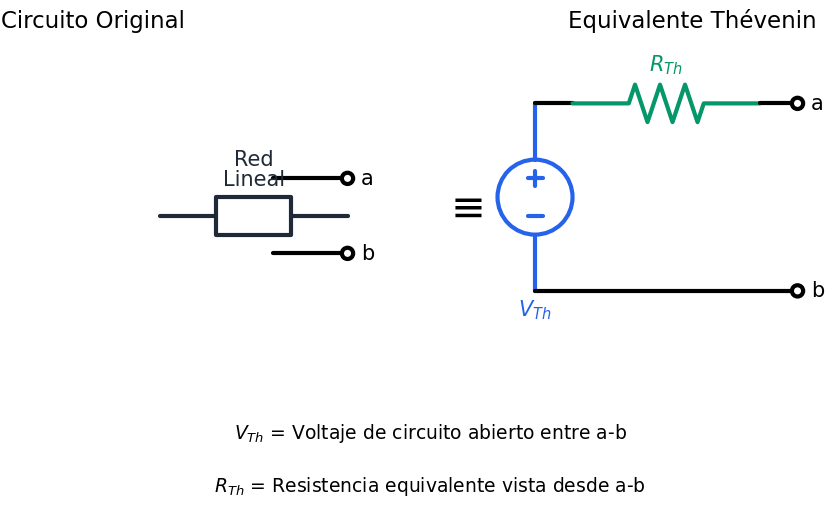

This chart was generated by the following Python code:
#!/usr/bin/env python3
"""
fig_01_thevenin.py - Equivalente de Thévenin
Genera: fig_01_thevenin.svg

Muestra: Circuito original → Equivalente Thévenin (Vth + Rth)
"""

import os
import sys
sys.path.insert(0, os.path.join(os.path.dirname(__file__), '..', '..', '..', '00-META', 'tools'))

import schemdraw
import schemdraw.elements as elm
from styles.style_config import apply_style, COLORS

apply_style()

BASE_NAME = os.path.join(os.path.dirname(__file__), 
                         os.path.splitext(os.path.basename(__file__))[0])
OUTPUT_SVG = BASE_NAME + '.svg'
OUTPUT_PNG = BASE_NAME + '.png'

with schemdraw.Drawing(show=False) as d:
    d.config(unit=2.5, fontsize=10)
    
    # === CIRCUITO ORIGINAL (izquierda) ===
    d += elm.Label().at((-1, 2.5)).label('Circuito Original', fontsize=11)
    
    # Caja que representa red lineal
    d += elm.RBox(w=3, h=2.5).at((0, 0)).label('Red\nLineal').color(COLORS['neutral'])
    
    # Terminales a, b
    d += elm.Line().at((1.5, 0.5)).right().length(1)
    d += elm.Dot(open=True).label('a', loc='right')
    d += elm.Line().at((1.5, -0.5)).right().length(1)
    d += elm.Dot(open=True).label('b', loc='right')
    
    # === FLECHA DE EQUIVALENCIA ===
    d += elm.Label().at((4, 0)).label('≡', fontsize=20)
    
    # === EQUIVALENTE THÉVENIN (derecha) ===
    d += elm.Label().at((7, 2.5)).label('Equivalente Thévenin', fontsize=11)
    
    # Fuente Vth
    d += (Vth := elm.SourceV().at((5, -1)).up().label('$V_{Th}$', loc='left').color(COLORS['primary']))
    
    # Rth en serie
    d += elm.Line().right().length(0.5)
    d += (Rth := elm.Resistor().right().label('$R_{Th}$', loc='top').color(COLORS['secondary']))
    
    # Terminal a
    d += elm.Line().right().length(0.5)
    d += elm.Dot(open=True).label('a', loc='right')
    
    # Terminal b
    d += elm.Line().at(Vth.start).right().length(3.5)
    d += elm.Dot(open=True).label('b', loc='right')
    
    # Fórmulas
    d += elm.Label().at((3.5, -3)).label(r'$V_{Th}$ = Voltaje de circuito abierto entre a-b', fontsize=9)
    d += elm.Label().at((3.5, -3.7)).label(r'$R_{Th}$ = Resistencia equivalente vista desde a-b', fontsize=9)

    d.save(OUTPUT_SVG)
    d.save(OUTPUT_PNG, dpi=150)

print(f"✓ Generado: {OUTPUT_SVG}")
print(f"✓ Generado: {OUTPUT_PNG}")
